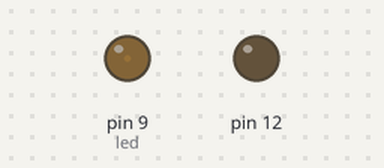
A sketch run on a simulated Arduino Uno, built with avr-gcc and run on an emulated ATmega328P. On the bench: output pins drawn as LEDs (lit = HIGH).

Above: at 0.05 s.
At 1.2 s:
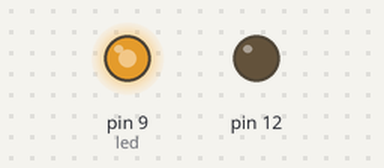
At 2.8 s:
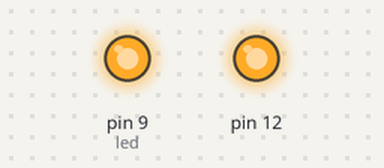
At 5.55 s:
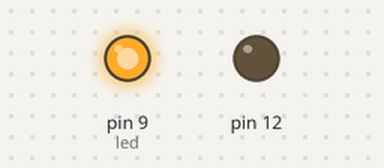
Timing chart, 0 to 7.2 s (numbered marks = the images above):
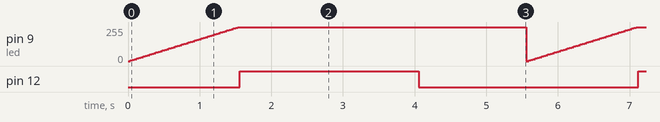

The sketch:

Hello_World_LED.ino
```cpp
int led = 9;
int brightness = 0;
int fadeAmount = 5;

void setup() {
  pinMode(12, OUTPUT);
  pinMode(led, OUTPUT);
}
void loop() {
  while(brightness <= 255){
      analogWrite(led, brightness);
      brightness = brightness + fadeAmount;
      delay(30);
  }
  brightness = 0;
  digitalWrite(12, HIGH);
  delay(2500);
  digitalWrite(12, LOW);
  delay(1500);
}
```

Measured:
- by itself, pin 9 (led): ramps from 0/255 to 255/255 and jumps back, once every 5.6 s
- by itself, pin 12: alternates HIGH for 2.5 s and LOW for 3.1 s
